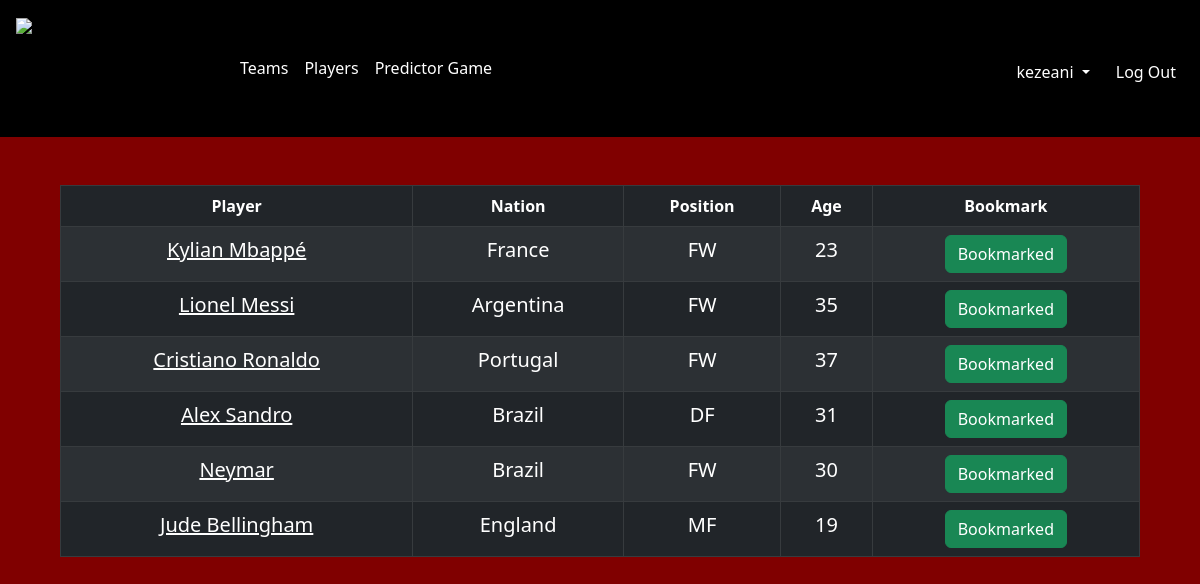
/bookmarks (signed in), run on the app's committed database.
### tables this page shows
CREATE TABLE bookmarks (user_id INTEGER NOT NULL, player_id INTEGER NOT NULL, name TEXT NOT NULL, nation TEXT NOT NULL, position TEXT NOT NULL, age INTEGER NOT NULL, FOREIGN KEY (user_id) REFERENCES users(id), FOREIGN KEY (player_id) REFERENCES players(id));

CREATE TABLE nations (id INTEGER PRIMARY KEY AUTOINCREMENT NOT NULL, name TEXT NOT NULL, code TEXT NOT NULL, grouping TEXT NOT NULL, region TEXT NOT NULL, ranking INTEGER NOT NULL, image TEXT);

### app.py (the view, shortened to what this page needs)
@app.route('/bookmarks', methods=["GET", "POST"])
@login_required
def bookmarks():
    bookmarks = db.execute("SELECT * FROM bookmarks WHERE user_id = ?", session["user_id"])
    for row in bookmarks:
        row["link"] = "https://www.google.com/search?q=" + row["name"]
        row["nation"] = db.execute("SELECT name FROM nations WHERE id = (SELECT nation_id FROM players WHERE id = ?)", row["player_id"])[0]["name"]
    ids = db.execute("SELECT player_id FROM bookmarks WHERE user_id = ?", session["user_id"])
    list = []
    for row in ids:
        list.append(row["player_id"])
    bookmark = request.form.get("book")
    unbookmark = request.form.get("unbook")
    return render_template("bookmarks.html", bookmarks=bookmarks, list=list)

### app.py (called while the page is built)
def login_required(f):
    @wraps(f)
    def decorated_function(*args, **kwargs):
        if session.get("user_id") is None:
            return redirect("/login")
        return f(*args, **kwargs)
    return decorated_function

### templates/bookmarks.html (shortened to what this page needs)
{% extends "layout.html" %}
{% block main %}
<br>
<br>
<form action="/bookmarks" method="post">
<table class="playertable table table-dark table-striped table-bordered">
    <thead>
        <tr>
            <th scope="col">Player</th>
            <th scope="col">Nation</th>
            <th scope="col">Position</th>
            <th scope="col">Age</th>
            {% if session["user_id"] %}
                <th scope="col">Bookmark</th>
            {% endif %}
        </tr>
    </thead>
    {% for row in bookmarks %}
            <tr>
                <td><a href="{{ row.link }}" style="color: white;">{{ row.name }}</a></td>
                <td>{{ row.nation }}</td>
                <td>{{ row.position }}</td>
                <td>{{ row.age }}</td>
                {% if session["user_id"] %}
                    <td>
                            {% if row.player_id in list %}
                                <button type="submit" id="bookmark" name="unbook" class="btn btn-success" value="{{ row.player_id }}">Bookmarked</button>
                            {% else %}
                                <button type="submit" id="bookmark" name="book" class="btn btn-warning" value="{{ row.player_id }}">Bookmark</button>
                            {% endif %}
                        </form>
                    </td>
                {% endif %}
            </tr>
        {% endfor %}
{% endblock %}

### templates/layout.html (shortened to what this page needs)
<!DOCTYPE html>
<html lang="en">
  <head>
    <link href="https://cdn.jsdelivr.net/npm/bootstrap@5.2.3/dist/css/bootstrap.min.css" rel="stylesheet">
    <link href="/static/styles.css" rel="stylesheet">
      <nav class="navbar navbar-expand-lg" style="background-color: black;">
          <div class="container-fluid">
            <a class="navbar-brand" href="/">
              <img src="static/wclogo.webp" alt="WC Logo" class="main-img" style="width: 200px; height: 100px;">
            </a>
            <div class="collapse navbar-collapse" id="navbarSupportedContent">
              <ul class="navbar-nav me-auto mb-2 mb-lg-0">
                <li class="nav-item">
                  <a class="nav-link" href="/teams">Teams</a>
                </li>
                <li class="nav-item">
                  <a class="nav-link" href="/players">Players</a>
                </li>
                <li class="nav-item">
                  <a class="nav-link" href="/group">Predictor Game</a>
                </li>
              </ul>
              {% if session["user_id"] %}
                  <ul class="navbar-nav ms-auto mt-2">
                    <li class="nav-item dropdown" style="margin-right: 10px;">
                      <a class="nav-link dropdown-toggle" href="#" role="button" data-bs-toggle="dropdown" aria-expanded="false">
                        {{ session["username"] }}
                      </a>
                    </li>
                    <li class="nav-item"><a class="nav-link" href="/logout">Log Out</a></li>
                  </ul>
              {% else %}
                  <ul class="navbar-nav ms-auto mt-2">
                      <li class="nav-item"><a class="nav-link" href="/register">Register</a></li>
                      <li class="nav-item"><a class="nav-link" href="/login">Log In</a></li>
                  </ul>
              {% endif %}
            </div>
          </div>
        </nav>
  </head>
    <main>
      {% block main %}{% endblock %}
    </main>
</html>

### static/styles.css (style rules this page uses)
.container-fluid { background-color: black; margin-bottom: 0.1rem; padding: 0.3rem 1rem; width: 100%; }
.navbar { width: 100%; }
.nav-link { color: white; width: 100%; }
.main-img { display: block; margin-left: auto; margin-right: auto; }
.table { width: 40%; text-align: center; margin-left: 100px; }
td { font-size: 20px; text-align: center; padding: 30px 0; }
a { font-size: 20px; }
.playertable { width: 90%; text-align: center; margin-left: auto; margin-right: auto; }

### data on the page
bookmarks: name "Kylian Mbappé", nation "France", position "FW", age "23", {{ row.player_id }} 389 (drawn)
bookmarks: name "Lionel Messi", nation "Argentina", position "FW", age "35", {{ row.player_id }} 228 (drawn)
bookmarks: name "Cristiano Ronaldo", nation "Portugal", position "FW", age "37", {{ row.player_id }} 773 (drawn)
bookmarks: name "Alex Sandro", nation "Brazil", position "DF", age "31", {{ row.player_id }} 629 (drawn)
bookmarks: name "Neymar", nation "Brazil", position "FW", age "30", {{ row.player_id }} 641 (drawn)
bookmarks: name "Jude Bellingham", nation "England", position "MF", age "19", {{ row.player_id }} 124 (drawn)

### other printed values
{{ session["username"] }} "kezeani"
